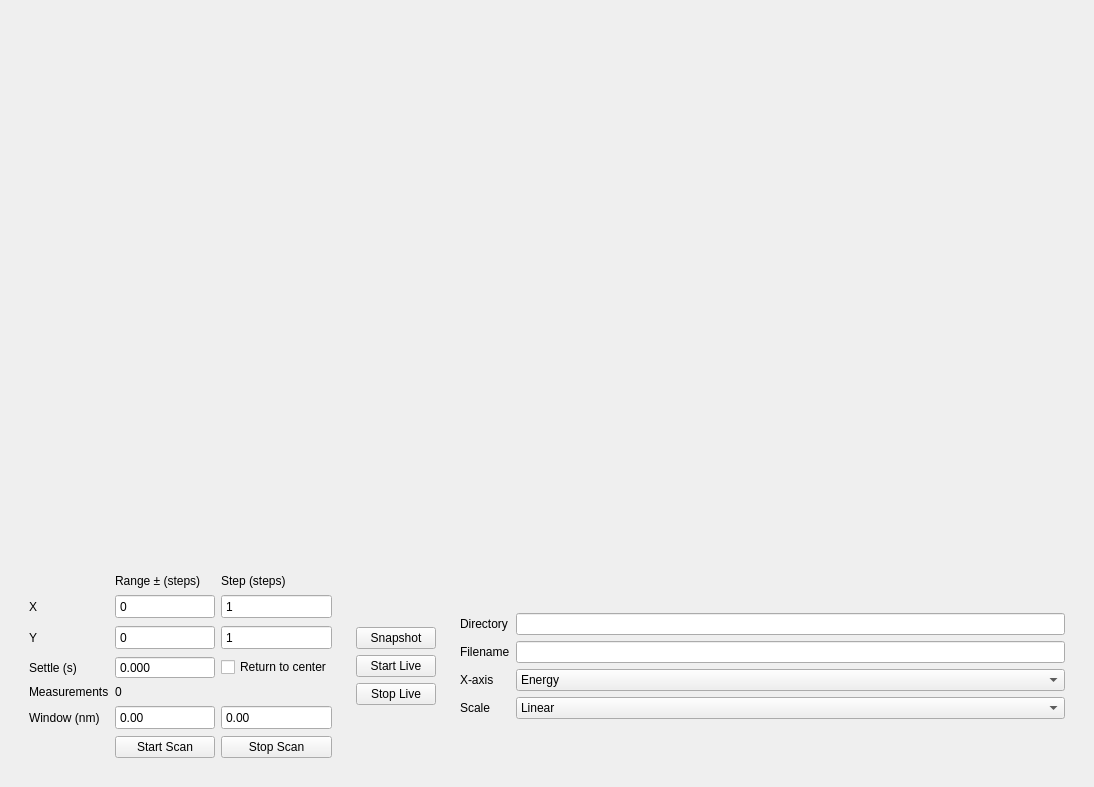
<?xml version="1.0" encoding="UTF-8"?>
<ui version="4.0">
 <class>FourFPumpWidget</class>
 <widget class="QWidget" name="FourFPumpWidget">
  <property name="geometry">
   <rect>
    <x>0</x>
    <y>0</y>
    <width>1094</width>
    <height>787</height>
   </rect>
  </property>
  <property name="windowTitle">
   <string>Form</string>
  </property>
  <layout class="QVBoxLayout" name="verticalLayout">
   <item>
    <widget class="QLabel" name="Status_Label">
     <property name="maximumSize">
      <size>
       <width>16777215</width>
       <height>18</height>
      </size>
     </property>
     <property name="text">
      <string/>
     </property>
     <property name="alignment">
      <set>Qt::AlignmentFlag::AlignRight|Qt::AlignmentFlag::AlignVCenter</set>
     </property>
    </widget>
   </item>
   <item>
    <widget class="QWidget" name="Plots" native="true">
     <property name="sizePolicy">
      <sizepolicy hsizetype="Expanding" vsizetype="Expanding">
       <horstretch>0</horstretch>
       <verstretch>0</verstretch>
      </sizepolicy>
     </property>
     <layout class="QHBoxLayout" name="horizontalLayout_plots">
      <property name="leftMargin">
       <number>0</number>
      </property>
      <property name="topMargin">
       <number>0</number>
      </property>
      <property name="rightMargin">
       <number>0</number>
      </property>
      <property name="bottomMargin">
       <number>0</number>
      </property>
      <item>
       <widget class="PlotWidget" name="plot_widget" native="true">
        <property name="sizePolicy">
         <sizepolicy hsizetype="Expanding" vsizetype="Expanding">
          <horstretch>1</horstretch>
          <verstretch>0</verstretch>
         </sizepolicy>
        </property>
       </widget>
      </item>
      <item>
       <widget class="ImageView" name="img_view" native="true">
        <property name="sizePolicy">
         <sizepolicy hsizetype="Expanding" vsizetype="Expanding">
          <horstretch>1</horstretch>
          <verstretch>0</verstretch>
         </sizepolicy>
        </property>
       </widget>
      </item>
     </layout>
    </widget>
   </item>
   <item>
    <widget class="QWidget" name="Controls" native="true">
     <property name="sizePolicy">
      <sizepolicy hsizetype="Expanding" vsizetype="Fixed">
       <horstretch>0</horstretch>
       <verstretch>0</verstretch>
      </sizepolicy>
     </property>
     <layout class="QHBoxLayout" name="horizontalLayout_controls">
      <item>
       <widget class="QWidget" name="Scan" native="true">
        <property name="sizePolicy">
         <sizepolicy hsizetype="Maximum" vsizetype="Fixed">
          <horstretch>0</horstretch>
          <verstretch>0</verstretch>
         </sizepolicy>
        </property>
        <layout class="QGridLayout" name="gridLayout_scan">
         <item row="0" column="1">
          <widget class="QLabel" name="label_range">
           <property name="text">
            <string>Range ± (steps)</string>
           </property>
          </widget>
         </item>
         <item row="0" column="2">
          <widget class="QLabel" name="label_step">
           <property name="text">
            <string>Step (steps)</string>
           </property>
          </widget>
         </item>
         <item row="1" column="0">
          <widget class="QLabel" name="label_x">
           <property name="text">
            <string>X</string>
           </property>
          </widget>
         </item>
         <item row="1" column="1">
          <widget class="QSpinBox" name="XRange_SpinBox">
           <property name="minimumSize">
            <size>
             <width>100</width>
             <height>25</height>
            </size>
           </property>
           <property name="buttonSymbols">
            <enum>QAbstractSpinBox::ButtonSymbols::NoButtons</enum>
           </property>
           <property name="maximum">
            <number>100000</number>
           </property>
          </widget>
         </item>
         <item row="1" column="2">
          <widget class="QSpinBox" name="XStep_SpinBox">
           <property name="minimumSize">
            <size>
             <width>100</width>
             <height>25</height>
            </size>
           </property>
           <property name="buttonSymbols">
            <enum>QAbstractSpinBox::ButtonSymbols::NoButtons</enum>
           </property>
           <property name="minimum">
            <number>1</number>
           </property>
           <property name="maximum">
            <number>100000</number>
           </property>
          </widget>
         </item>
         <item row="2" column="0">
          <widget class="QLabel" name="label_y">
           <property name="text">
            <string>Y</string>
           </property>
          </widget>
         </item>
         <item row="2" column="1">
          <widget class="QSpinBox" name="YRange_SpinBox">
           <property name="minimumSize">
            <size>
             <width>100</width>
             <height>25</height>
            </size>
           </property>
           <property name="buttonSymbols">
            <enum>QAbstractSpinBox::ButtonSymbols::NoButtons</enum>
           </property>
           <property name="maximum">
            <number>100000</number>
           </property>
          </widget>
         </item>
         <item row="2" column="2">
          <widget class="QSpinBox" name="YStep_SpinBox">
           <property name="minimumSize">
            <size>
             <width>100</width>
             <height>25</height>
            </size>
           </property>
           <property name="buttonSymbols">
            <enum>QAbstractSpinBox::ButtonSymbols::NoButtons</enum>
           </property>
           <property name="minimum">
            <number>1</number>
           </property>
           <property name="maximum">
            <number>100000</number>
           </property>
          </widget>
         </item>
         <item row="3" column="0">
          <widget class="QLabel" name="label_settle">
           <property name="text">
            <string>Settle (s)</string>
           </property>
          </widget>
         </item>
         <item row="3" column="1">
          <widget class="QDoubleSpinBox" name="SettleTime_DoubleSpinBox">
           <property name="buttonSymbols">
            <enum>QAbstractSpinBox::ButtonSymbols::NoButtons</enum>
           </property>
           <property name="decimals">
            <number>3</number>
           </property>
           <property name="maximum">
            <double>60.000000000000000</double>
           </property>
          </widget>
         </item>
         <item row="3" column="2">
          <widget class="QCheckBox" name="ReturnToCenter_CheckBox">
           <property name="text">
            <string>Return to center</string>
           </property>
          </widget>
         </item>
         <item row="4" column="0">
          <widget class="QLabel" name="label_measurements">
           <property name="text">
            <string>Measurements</string>
           </property>
          </widget>
         </item>
         <item row="4" column="1">
          <widget class="QLabel" name="NumMeasurements_Label">
           <property name="text">
            <string>0</string>
           </property>
          </widget>
         </item>
         <item row="5" column="0">
          <widget class="QLabel" name="label_window">
           <property name="text">
            <string>Window (nm)</string>
           </property>
          </widget>
         </item>
         <item row="5" column="1">
          <widget class="QDoubleSpinBox" name="WindowMin_DoubleSpinBox">
           <property name="minimumSize">
            <size>
             <width>100</width>
             <height>25</height>
            </size>
           </property>
           <property name="buttonSymbols">
            <enum>QAbstractSpinBox::ButtonSymbols::NoButtons</enum>
           </property>
           <property name="decimals">
            <number>2</number>
           </property>
           <property name="maximum">
            <double>10000.000000000000000</double>
           </property>
          </widget>
         </item>
         <item row="5" column="2">
          <widget class="QDoubleSpinBox" name="WindowMax_DoubleSpinBox">
           <property name="minimumSize">
            <size>
             <width>100</width>
             <height>25</height>
            </size>
           </property>
           <property name="buttonSymbols">
            <enum>QAbstractSpinBox::ButtonSymbols::NoButtons</enum>
           </property>
           <property name="decimals">
            <number>2</number>
           </property>
           <property name="maximum">
            <double>10000.000000000000000</double>
           </property>
          </widget>
         </item>
         <item row="6" column="1">
          <widget class="QPushButton" name="StartScan_PushButton">
           <property name="text">
            <string>Start Scan</string>
           </property>
          </widget>
         </item>
         <item row="6" column="2">
          <widget class="QPushButton" name="StopScan_PushButton">
           <property name="text">
            <string>Stop Scan</string>
           </property>
          </widget>
         </item>
        </layout>
       </widget>
      </item>
      <item>
       <widget class="QWidget" name="Acquire" native="true">
        <property name="sizePolicy">
         <sizepolicy hsizetype="Maximum" vsizetype="Fixed">
          <horstretch>0</horstretch>
          <verstretch>0</verstretch>
         </sizepolicy>
        </property>
        <layout class="QVBoxLayout" name="verticalLayout_acquire">
         <item>
          <widget class="QPushButton" name="Snapshot_PushButton">
           <property name="text">
            <string>Snapshot</string>
           </property>
          </widget>
         </item>
         <item>
          <widget class="QPushButton" name="StartLive_PushButton">
           <property name="text">
            <string>Start Live</string>
           </property>
          </widget>
         </item>
         <item>
          <widget class="QPushButton" name="StopLive_PushButton">
           <property name="text">
            <string>Stop Live</string>
           </property>
          </widget>
         </item>
        </layout>
       </widget>
      </item>
      <item>
       <widget class="QWidget" name="SaveData" native="true">
        <property name="sizePolicy">
         <sizepolicy hsizetype="Expanding" vsizetype="Fixed">
          <horstretch>0</horstretch>
          <verstretch>0</verstretch>
         </sizepolicy>
        </property>
        <layout class="QGridLayout" name="gridLayout_save">
         <item row="0" column="0">
          <widget class="QLabel" name="label_directory">
           <property name="text">
            <string>Directory</string>
           </property>
          </widget>
         </item>
         <item row="0" column="1">
          <widget class="QLineEdit" name="Directory_LineEdit"/>
         </item>
         <item row="1" column="0">
          <widget class="QLabel" name="label_filename">
           <property name="text">
            <string>Filename</string>
           </property>
          </widget>
         </item>
         <item row="1" column="1">
          <widget class="QLineEdit" name="Filename_LineEdit"/>
         </item>
         <item row="2" column="0">
          <widget class="QLabel" name="label_xaxis">
           <property name="text">
            <string>X-axis</string>
           </property>
          </widget>
         </item>
         <item row="2" column="1">
          <widget class="QComboBox" name="xlabel_ComboBox">
           <item>
            <property name="text">
             <string>Energy</string>
            </property>
           </item>
           <item>
            <property name="text">
             <string>Wavelength</string>
            </property>
           </item>
          </widget>
         </item>
         <item row="3" column="0">
          <widget class="QLabel" name="label_scale">
           <property name="text">
            <string>Scale</string>
           </property>
          </widget>
         </item>
         <item row="3" column="1">
          <widget class="QComboBox" name="yscale_ComboBox">
           <item>
            <property name="text">
             <string>Linear</string>
            </property>
           </item>
           <item>
            <property name="text">
             <string>Logarithmic</string>
            </property>
           </item>
          </widget>
         </item>
        </layout>
       </widget>
      </item>
     </layout>
    </widget>
   </item>
  </layout>
 </widget>
 <customwidgets>
  <customwidget>
   <class>PlotWidget</class>
   <extends>QWidget</extends>
   <header>pyqtgraph</header>
   <container>1</container>
  </customwidget>
  <customwidget>
   <class>ImageView</class>
   <extends>QWidget</extends>
   <header location="global">pyqtgraph</header>
   <container>1</container>
  </customwidget>
 </customwidgets>
 <resources/>
 <connections/>
</ui>
